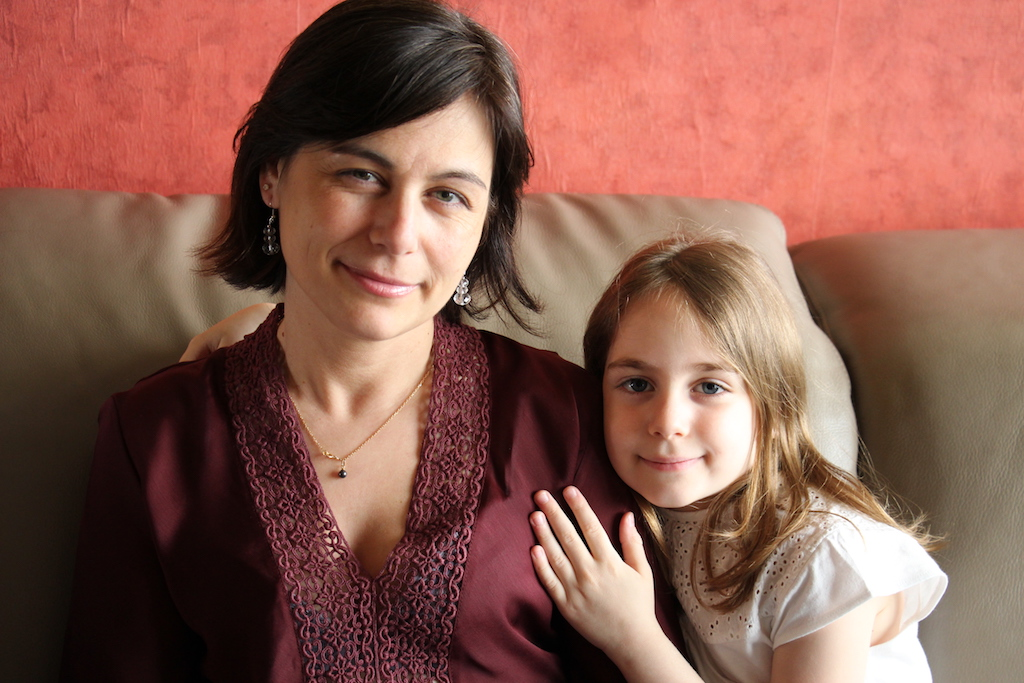
#> input picture deep-learning-master/01-1.ML-image processing/face/data/family.jpg, 1024 x 683 px
$ jupyter execute 02.face-mosaic.ipynb
#> lines starting #> are read from the running program, lines starting #| are printed output that depends on the picture
[cell 1]
import matplotlib.pyplot as plt
import cv2

[cell 2]
# 모자이크 처리함수 정의
def mosaic(img, rect, size):
    # 모자이크 적용할 부분 추출하기
    (x1, y1, x2, y2) = rect
    w = x2 - x1
    h = y2 - y1
    i_rect = img[y1:y2, x1:x2]
    # 축소하고 확대하기
    i_small = cv2.resize(i_rect, ( size, size))
    i_mos = cv2.resize(i_small, (w, h), interpolation=cv2.INTER_AREA)
    # 모자이크 적용하기
    img2 = img.copy()
    img2[y1:y2, x1:x2] = i_mos
    return img2

[cell 3]
# 캐스케이드 파일 지정해서 검출기 생성하기 --- (*1)
cascade_file = "data/haarcascade_frontalface_alt.xml"
cascade = cv2.CascadeClassifier(cascade_file)

[cell 4]
# 이미지를 읽어 들이고 그레이스케일로 변환하기 --- (*2)
img = cv2.imread("data/family.jpg")
#> img is the input picture: shape (683, 1024, 3); mean B, G, R 81.1, 93.8, 140
img_gray = cv2.cvtColor(img, cv2.COLOR_BGR2GRAY)
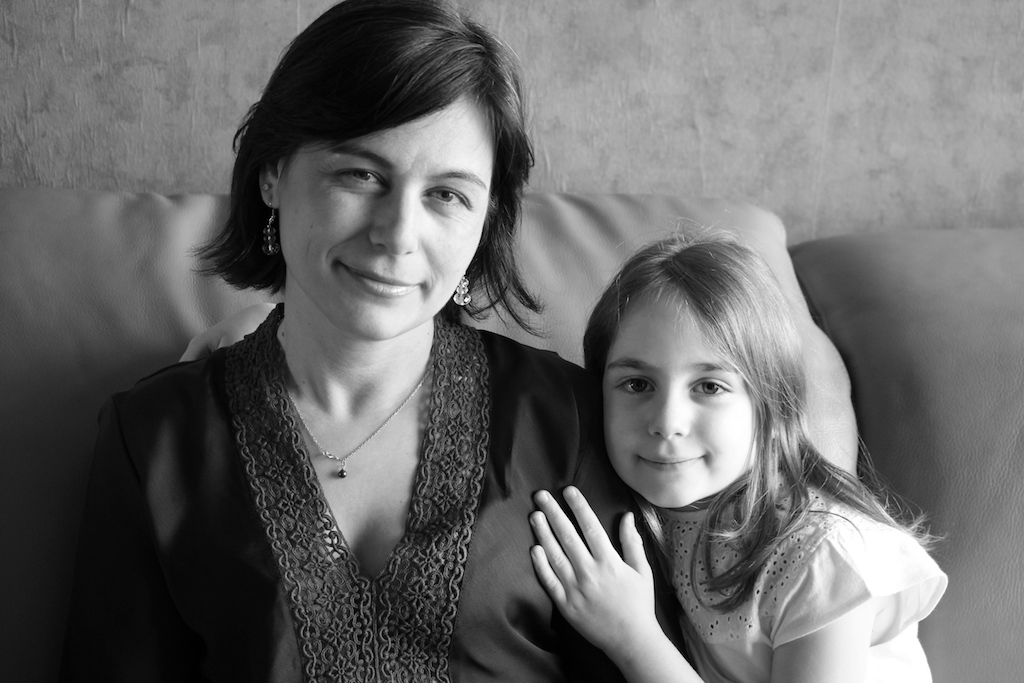
#> img_gray: shape (683, 1024); min 0, max 255, mean 106.2

[cell 5]
# 얼굴 검출하기 --- (*3)
face_list = cascade.detectMultiScale(img_gray, minSize=(150,150))
#> face_list = [[579, 312, 191, 191], [290, 98, 227, 227]]
if len(face_list) == 0: quit()

[cell 6]
face_list
#> Out = [[579, 312, 191, 191], [290, 98, 227, 227]]

[cell 7]
# 인식한 부분에 모자이크 처리하기 --- (*4)
for (x,y,w,h) in face_list:
    img = mosaic(img, (x, y, x+w, y+h), 10)
#> this loop made 2 passes
#> (x, y, x1 in mosaic, y1 in mosaic, x2 in mosaic, y2 in mosaic) on passes 1 to 2: (579, 312, 579, 312, 770, 503), (290, 98, 290, 98, 517, 325)
#> pass 1, in mosaic, `i_rect = img[y1:y2, x1:x2]`:
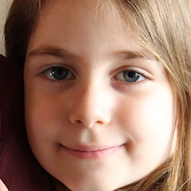
#> i_rect: shape (191, 191, 3); mean B, G, R 103.3, 121.3, 157.3
#> pass 1, in mosaic, `i_mos = cv2.resize(i_small, (w, h), interpolation=cv2.INTER_AREA)`:
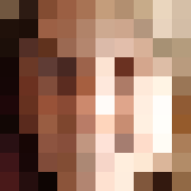
#> i_mos: shape (191, 191, 3); mean of channels 0, 1, 2 102.8, 121.6, 158.1; drawn as B, G, R
#> pass 2, in mosaic (call 2), `i_rect = img[y1:y2, x1:x2]`:
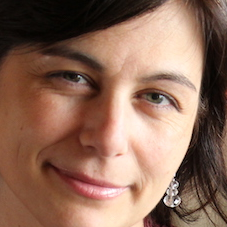
#> i_rect: shape (227, 227, 3); mean B, G, R 89.5, 106.9, 141.4
#> after the loop:
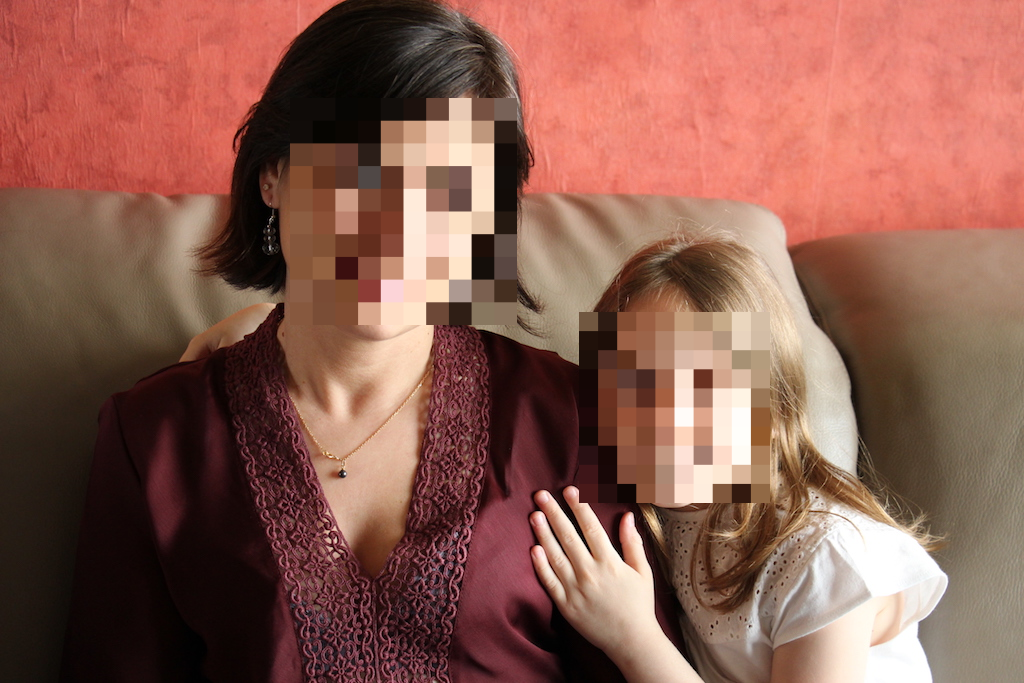
#> img: shape (683, 1024, 3); mean B, G, R 81, 93.8, 139.9

[cell 8]
# 이미지 출력하기
cv2.imwrite('data/family-mosaic.jpg', img)
plt.imshow(cv2.cvtColor(img, cv2.COLOR_BGR2RGB))

$ run again, with deep-learning-master/01-1.ML-image processing/face/data/girl.jpg copied over deep-learning-master/01-1.ML-image processing/face/data/family.jpg
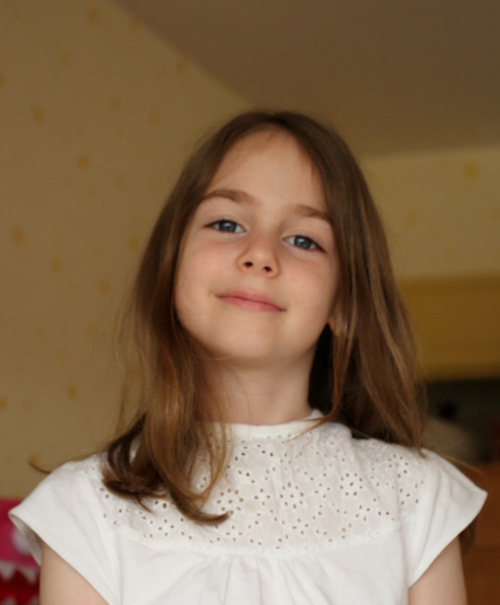
#> input picture deep-learning-master/01-1.ML-image processing/face/data/girl.jpg, 1000 x 1209 px (shown at 1/2 size)
#> img is the input picture: shape (1209, 1000, 3); mean B, G, R 79.7, 106.6, 132.2
#> `img_gray = cv2.cvtColor(img, cv2.COLOR_BGR2GRAY)`:
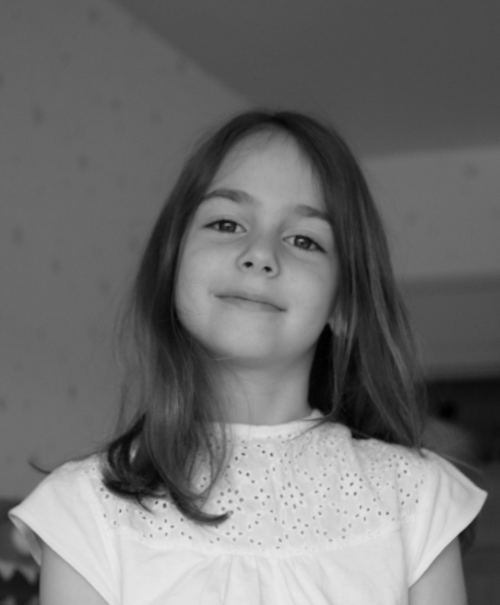
#> img_gray: shape (1209, 1000) (shown at 1/2 size); min 0, max 234, mean 111.2
#> face_list = [[319, 308, 405, 405]]
#> the loop `for (x,y,w,h) in face_list:` made 1 pass
#> (x, y, x1 in mosaic, y1 in mosaic, x2 in mosaic, y2 in mosaic) on pass 1: (319, 308, 319, 308, 724, 713)
#> pass 1, `img = mosaic(img, (x, y, x+w, y+h), 10)`:
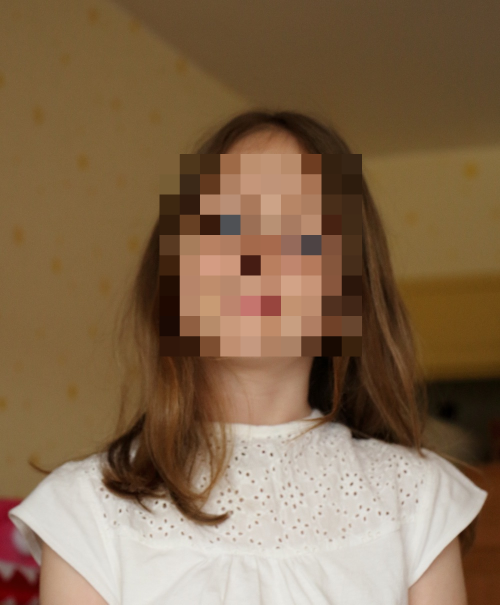
#> img: shape (1209, 1000, 3) (shown at 1/2 size); mean B, G, R 79.7, 106.6, 132.1
